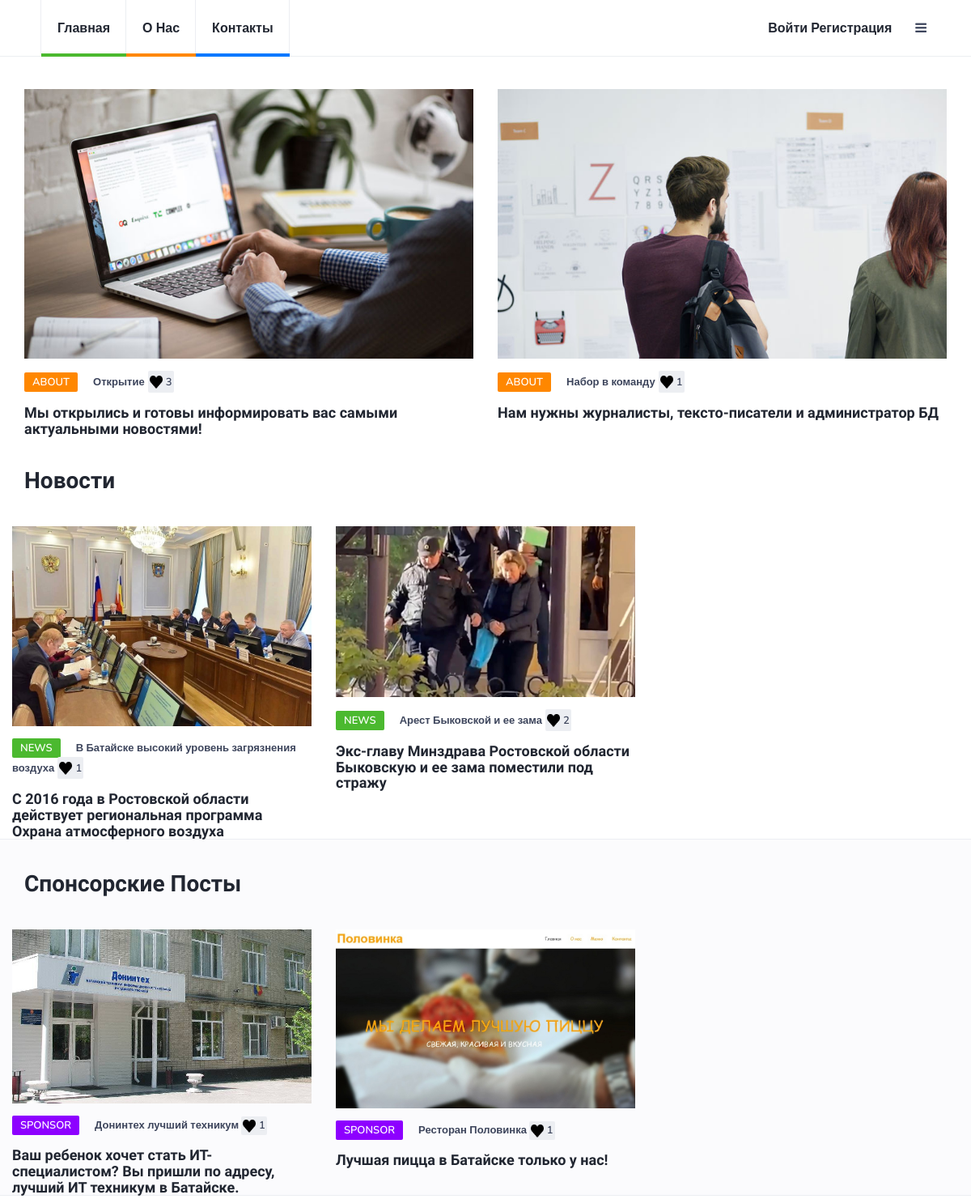
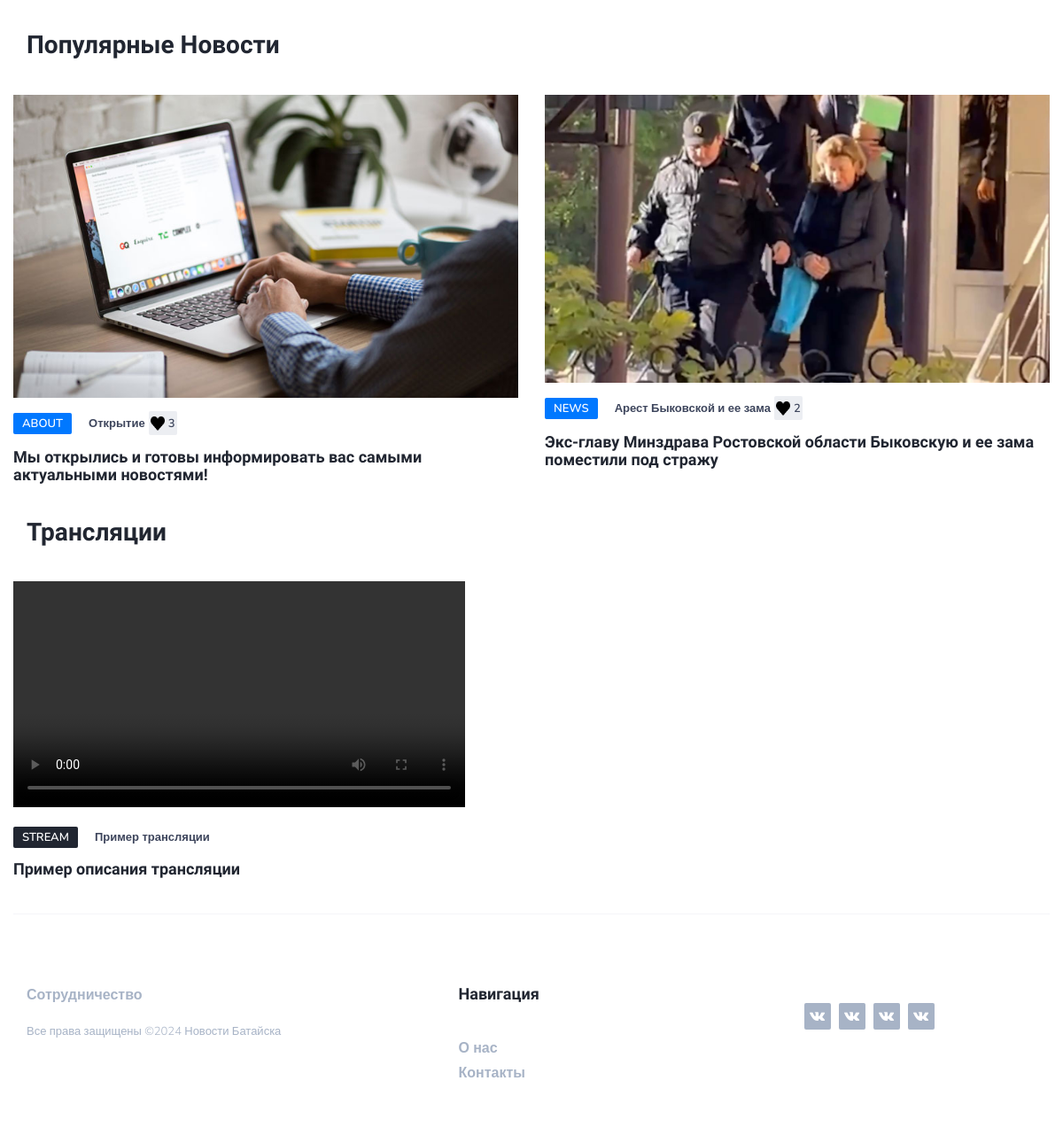
The page / on the database its author committed (2 pictures, top to bottom).
### main/models.py (models this page shows, shortened)
class Products(models.Model):
    CHOICE_TYPE = (
        ('about', 'О нас'),
        ('sponsor', 'Реклама'),
        ('news', 'Новость'),
        ('archive', 'Архивировано')
    )
    name = models.CharField(max_length=50, verbose_name="Имя")
    type = models.CharField(max_length=50, choices=CHOICE_TYPE, default='news', verbose_name="Тип")
    character = models.TextField(max_length=100, verbose_name="Описание")
    image = models.ImageField(null=False, blank=False, upload_to="image/")
    likes = models.PositiveIntegerField(default=0)
    class Meta:
        verbose_name = 'Новость'
        verbose_name_plural = 'список новостей'

class Stream(models.Model):
    name = models.CharField(max_length=50, verbose_name='Название трансляции')
    character = models.TextField(max_length=100, verbose_name='Описание трансляции')
    video = models.FileField(blank=False, verbose_name='Трансляция', upload_to="video/")
    likes = models.PositiveIntegerField(default=0)
    class Meta:
        db_table = 'stream'
        verbose_name = 'Трансляция'
        verbose_name_plural = 'Трансляции'

### main/views.py (the view)
# urls.py: path('', views.index, name='index'),
def index(request):
    product = Products.objects.all()
    streamrecord = Stream.objects.all()
    popular_products = Products.objects.filter().order_by('-likes')[:2]
    context = {
        'product': product,
        'popular_products': popular_products,
        'streamrecord': streamrecord,
    }
    return render(request, 'main/index.html', context)

### main/templates/main/index.html (shortened to what this page needs)
{% load static %}
{% load crispy_forms_tags %}
<!DOCTYPE html>
<html lang="ru">
	<head>
		<link type="text/css" rel="stylesheet" href="{% static "css/bootstrap.min.css" %}"/>
		<link rel="stylesheet" href="{% static "css/font-awesome.min.css" %}">
		<link type="text/css" rel="stylesheet" href="{% static "css/style.css" %}"/>
    </head>
	<body>
		<header id="header">
			<div id="nav">
				<div id="nav-fixed">
					<div class="container">
						<ul class="nav-menu nav navbar-nav">
							<li class="cat-1"><a href="{% url "index" %}">Главная</a></li>
							<li class="cat-2"><a href="{% url "about" %}">О нас</a></li>
							<li class="cat-3"><a href="{% url "contact" %}">Контакты</a></li>
						</ul>
						<div class="nav-btns">
							{% if user.is_authenticated %}
							<a>Привет, {{ user.username }}!</a>
							<a href="{% url 'logout' %}">Выйти</a>
							{% else %}
							<a href="{% url "login" %}">Войти</a>
							<a href="{% url "reg" %}">Регистрация</a>
							{% endif %}
							<button class="aside-btn"><i class="fa fa-bars"></i></button>
						</div>
					</div>
				</div>
			</div>
		</header>
		<div class="section">
			<div class="container">
				<div class="row">
					<div class="post">
						{% for el in product %}
							{% if el.type == "about" %}
							<div class="col-md-6">
								<a class="post-img"> <img src="{{ el.image.url }}" alt="image"></a>
								<div class="post-body">
									<div class="post-meta">
										<a class="post-category cat-2">{{ el.type }}</a>
										<span class="post-date">{{ el.name }}</span>
										<form class="likes-form" action="{% url 'like_product' el.id %}" method="post">
											<button type="submit" class="post-like-btn">
												<img  class="post-like" src="{% static 'img/heart.png' %}" alt="Like">
												<span class="post-date">{{ el.likes }}</span>
											</button>
										</form>
									</div>
									<h3 class="post-title"><a>{{ el.character }}</a></h3>
								  </div>
							</div>
							{% endif %}
						  {% endfor %}
					</div>
				</div>
			</div>
		</div>
		<div class="section">
			<div class="container">
				<div class="row">
					<div class="col-md-12">
						<div class="section-title">
							<h2>Новости</h2>
						</div>
					</div>
					<div class="row">
						<div class="post">
							{% for el in product %}
								{% if el.type == "news" %}
								<div class="col-md-4">
									<a class="post-img"> <img src="{{ el.image.url }}" alt="image"></a>
									<div class="post-body">
										<div class="post-meta">
											<a class="post-category cat-1">{{ el.type }}</a>
											<span class="post-date">{{ el.name }}</span>
											<form class="likes-form" action="{% url 'like_product' el.id %}" method="post">
												<button type="submit" class="post-like-btn">
													<img  class="post-like" src="{% static 'img/heart.png' %}" alt="Like">
													<span class="post-date">{{ el.likes }}</span>
												</button>
											</form>
										</div>
										<h3 class="post-title"><a>{{ el.character }}</a></h3>
						  			</div>
								</div>
								{% endif %}
						  	{% endfor %}
						</div>
					</div>
				</div>
			</div>
		</div>
		<div class="section section-grey">
			<div class="container">
				<div class="row">
					<div class="col-md-12">
						<div class="section-title">
							<h2>Спонсорские посты</h2>
						</div>
					</div>
					<div class="row">
						<div class="post">
							{% for el in product %}
								{% if el.type == "sponsor" %}
								<div class="col-md-4">
									<a class="post-img"> <img src="{{ el.image.url }}" alt="image"></a>
									<div class="post-body">
										<div class="post-meta">
											<a class="post-category cat-3">{{ el.type }}</a>
											<span class="post-date">{{ el.name }}
												<form class="likes-form" action="{% url 'like_product' el.id %}" method="post">
													<button type="submit" class="post-like-btn">
														<img  class="post-like" src="{% static 'img/heart.png' %}" alt="Like">
														<span class="post-date">{{ el.likes }}</span>
													</button>
												</form>
											</span>
										</div>
										<h3 class="post-title"><a>{{ el.character }}</a></h3>
						  			</div>
								</div>
								{% endif %}
						  	{% endfor %}
						</div>
					</div>
				</div>
			</div>
		</div>
		<div class="section">
			<div class="container">
				<div class="row">
					<div class="col-md-12">
						<div class="row">
							<div class="col-md-12">
								<div class="section-title">
									<h2>Популярные новости</h2>
								</div>
							</div>
							<div class="row">
								<div class="post">
									{% for el in popular_products %}
									<div class="col-md-6">
										<a class="post-img"> <img src="{{ el.image.url }}" alt="image"></a>
										<div class="post-body">
											<div class="post-meta">
												<a class="post-category cat-4">{{ el.type }}</a>
												<span class="post-date">{{ el.name }}</span>
												<form class="likes-form" action="{% url 'like_product' el.id %}" method="post">
													<button type="submit" class="post-like-btn">
														<img  class="post-like" src="{% static 'img/heart.png' %}" alt="Like">
														<span class="post-date">{{ el.likes }}</span>
													</button>
												</form>
											</div>
											<h3 class="post-title"><a>{{ el.character }}</a></h3>
										</div>
									</div>
								{% empty %}
									<p>Популярных новостей пока нет.</p>
								{% endfor %}
								</div>
							</div>
						</div>
					</div>
				</div>
			</div>
		</div>
		<div class="section">
			<div class="container">
				<div class="row">
					<div class="col-md-8">
						<div class="row">
							<div class="col-md-12">
								<div class="section-title">
									<h2>Трансляции</h2>
								</div>
							</div>
							<div class="row">
								<div class="post">
									{% for el in streamrecord %}
										<div class="col-md-8">
											<a class="post-img">
												<video width="100%" height="100%" controls>
													<source src="{{ el.video.url }}" type="video/mp4">
												</video>
											</a>
											<div class="post-body">
												<div class="post-meta">
													<a class="post-category cat-0">Stream</a>
													<span class="post-date">{{ el.name }}</span>
												</div>
												<h3 class="post-title"><a>{{ el.character }}</a></h3>
											  </div>
										</div>
									{% endfor %}
								</div>
							</div>
						</div>
					</div>
				</div>
			</div>
		</div>
		<footer id="footer">
			<div class="container">
				<div class="row">
					<div class="col-md-5">
						<div class="footer-widget">
							<ul class="footer-nav">
								<li><a href="#">Сотрудничество</a></li>
							</ul>
							<div class="footer-copyright">
								<span>Все права защищены &copy;<script>document.write(new Date().getFullYear());</script> Новости Батайска</span>
							</div>
						</div>
					</div>
					<div class="col-md-4">
						<div class="row">
							<div class="col-md-6">
								<div class="footer-widget">
									<h3 class="footer-title">навигация</h3>
									<ul class="footer-links">
										<li><a href="{% url "about" %}">О нас</a></li>
										<li><a href="{% url "contact" %}">Контакты</a></li>
									</ul>
								</div>
							</div>
						</div>
					</div>
					<div class="col-md-3">
						<div class="footer-widget">
							<ul class="footer-social">
								<li><a href="#"><i class="fa fa-vk"></i></a></li>
								<li><a href="#"><i class="fa fa-vk"></i></a></li>
								<li><a href="#"><i class="fa fa-vk"></i></a></li>
								<li><a href="#"><i class="fa fa-vk"></i></a></li>
							</ul>
						</div>
					</div>
				</div>
			</div>
		</footer>
	</body>
</html>

### main/static/css/style.css (style rules this page uses)
body { font-family: 'Nunito', sans-serif; font-size: 16px; font-weight: 300; color: #3d455c; margin: 0; padding: 0; overflow-x: hidden; }
h1, h2, h3, h4, h5, h6 { font-family: 'Nunito Sans', sans-serif; font-weight: 700; color: #212631; margin: 0px 0px 15px; }
h2 { font-size: 28px; }
h3 { font-size: 23px; }
a { font-weight: 600; color: #212631; text-decoration: none; }
ul,ol { margin: 0; padding: 0; list-style: none }
.section { padding-top: 40px; }
.section.section-grey { background-color: #fbfbfd; border-bottom: 1px solid #eceef2; border-top: 1px solid #eceef2; }
.section .section-title { margin-bottom: 40px; }
.section .section-title h2 { text-transform: capitalize; font-size: 28px; }
#nav { height: 70px; }
#nav:after { content: ""; position: fixed; left: 0; right: 0; bottom: 0; top: 0; background-color: rgba(33, 38, 49, 0.5); z-index: 90; opacity: 0; visibility: hidden; -webkit-transition: 0.2s all; transition: 0.2s all; }
#nav-fixed { position: fixed; left: 0; right: 0; top: 0; z-index: 90; background-color: #FFF; -webkit-box-shadow: 0px -1px 0px 0px #eceef2 inset; box-shadow: 0px -1px 0px 0px #eceef2 inset; }
#nav .container { position: relative; }
.nav-menu { margin-left: 20px; }
.nav-menu li a { position: relative; padding: 25px 20px; text-transform: capitalize; -webkit-box-shadow: -1px 0px 0px 0px #eceef2 inset; box-shadow: -1px 0px 0px 0px #eceef2 inset; -webkit-transition: 0.2s color; transition: 0.2s color; }
.nav-menu li:first-child a { border-left: 1px solid #eceef2; }
.nav-menu li a:after { content: ''; position: absolute; left: 0; right: 0; bottom: 0px; width: 100%; height: 4px; -webkit-transition: 0.2s width; transition: 0.2s width; }
.nav-menu li.cat-1 a:after { background-color: #4BB92F; }
.nav-menu li.cat-2 a:after { background-color: #ff8700; }
.nav-menu li.cat-3 a:after { background-color: #0078ff; }
.nav-btns { float:right; }
.nav-btns > button { padding: 25px 25px; border: none; line-height: 20px; background: transparent; }
.post { margin-bottom: 40px; }
.post .post-img { display: block; -webkit-transition: 0.2s opacity; transition: 0.2s opacity; }
.post .post-img > img { width: 100%; }
.post .post-meta { margin-top: 15px; margin-bottom: 15px; }
.post-meta .post-category { font-size: 13px; text-transform: uppercase; padding: 3px 10px; font-weight: 600; border-radius: 2px; margin-right: 15px; color: #FFF; background-color: #212631; -webkit-transition: 0.2s opacity; transition: 0.2s opacity; }
.post-meta .post-category.cat-1 { background-color: #4BB92F; }
.post-meta .post-category.cat-2 { background-color: #ff8700; }
.post-meta .post-category.cat-3 { background-color: #8d00ff; }
.post-meta .post-category.cat-4 { background-color: #0078ff; }
.post-meta .post-date { font-size: 13px; font-weight: 600; }
.post .post-title { font-size: 18px; margin-bottom: 0px; }
.post-like { width: 2vh; height: 2vh; }
.likes-form { display: inline; }
.post-like-btn { background-color: #eceef2; border: none; border-radius: 2px; padding: 2px; }
#footer { padding-bottom: 40px; margin-top: 40px; }
#footer .container { padding-top: 80px; border-top: 1px solid #F4f4f9; }
.footer-widget { margin-bottom: 40px; }
.footer-widget .footer-title { margin-bottom: 40px; text-transform: capitalize; font-size: 18px; }
.footer-widget a { color: #a7b3c6; -webkit-transition: 0.2s color; transition: 0.2s color; }
.footer-nav li { display: inline-block; margin-right: 15px; }
.footer-links li + li { margin-top: 5px; }
.footer-copyright { margin-top: 20px; color: #a7b3c6; font-size: 13px; }
.footer-social { margin-top: 20px; }
.footer-social li { display: inline-block; margin-right: 5px; }
.footer-social li > a { display: block; width: 30px; height: 30px; line-height: 30px; text-align: center; background-color: #a7b3c6; color: #FFF; border-radius: 2px; -webkit-transition: 0.2s opacity; transition: 0.2s opacity; }

### rows shown on the page
Products: image (picture), type "ABOUT", name "Открытие", likes "3", character "Мы открылись и готовы информировать вас самыми актуальными новостями!"
Products: image (picture), type "ABOUT", name "Набор в команду", likes "1", character "Нам нужны журналисты, тексто-писатели и администратор БД"
Products: image (picture), type "NEWS", name "В Батайске высокий уровень загрязнения воздуха", likes "1", character "С 2016 года в Ростовской области действует региональная программа Охрана атмосферного воздуха"
Products: image (picture), type "NEWS", name "Арест Быковской и ее зама", likes "2", character "Экс-главу Минздрава Ростовской области Быковскую и ее зама поместили под стражу"
Products: image (picture), type "SPONSOR", name "Донинтех лучший техникум", likes "1", character "Ваш ребенок хочет стать ИТ-специалистом? Вы пришли по адресу, лучший ИТ техникум в Батайске."
Products: image (picture), type "SPONSOR", name "Ресторан Половинка", likes "1", character "Лучшая пицца в Батайске только у нас!"
Stream: name "Пример трансляции", character "Пример описания трансляции"
